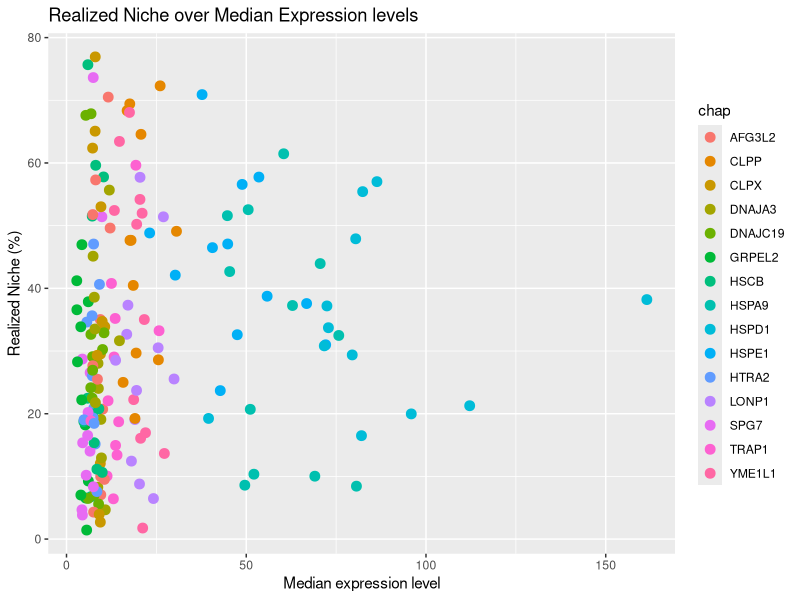
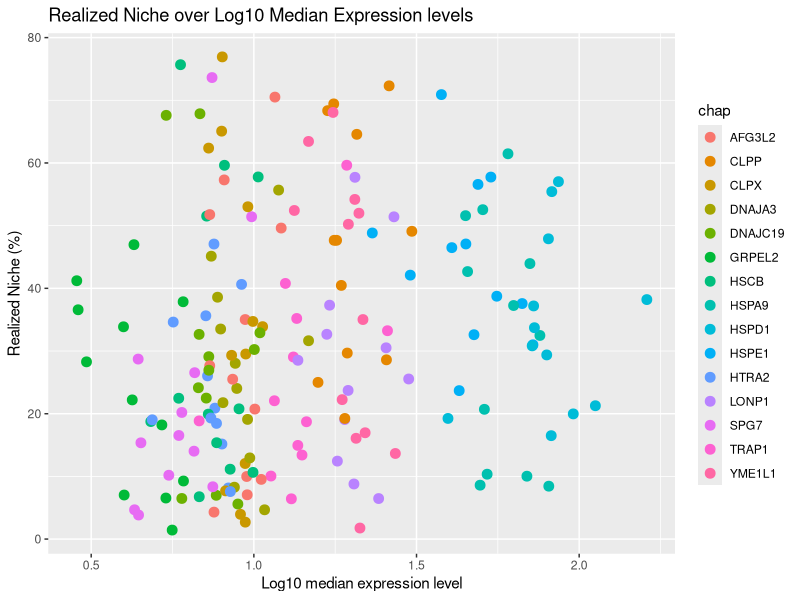

Reproduce these figures in R, in order. (Note: this script raises an error after producing the figures.)
#------------------------------
# read the *expression* and *folding percent*
# run mantel test on it
#------------------------------

#-------- includes --------
library(readxl)
library(ggplot2)
library(tibble)


#-------- read data -------------
# read folding data
folding_df <- read.csv("output/chap_folding_percent.csv", row.names = 1)

# read expression data
expr_df <- read.csv("output/chap_median_expressions.csv", row.names = 1)

# make sure the cols and rows are ordered is the same way
folding_df <- folding_df[,order(colnames(folding_df))]
folding_df <- folding_df[order(rownames(folding_df)),]
expr_df <- expr_df[,order(colnames(expr_df))]
expr_df <- expr_df[order(rownames(expr_df)),]


#-------- test correlation ------------
exp_vec <- as.vector(as.matrix(expr_df))
fold_vec <- as.vector(as.matrix(folding_df))
can_vec <- rep(colnames(expr_df), each = length(rownames(expr_df)))
ch_vec <- rep(rownames(expr_df), times=length(colnames(expr_df)))

tbl_all <- tibble(expression=exp_vec, fold=fold_vec, cancer=can_vec, chap=ch_vec)
ggplot(tbl_all, aes(x=expression, y=fold, color=chap))+
  geom_point(size=3)+
  ggtitle("Realized Niche over Median Expression levels")+
  ylab("Realized Niche (%)")+
  xlab("Median expression level")


st <- cor.test(exp_vec, fold_vec, method="spearman", exact=FALSE)
obs_pval <- st$p.value
obs_rval <- st$estimate


#-------- test correlation ׳with log10 ------------
log_exp_vec <- log10(exp_vec)
can_vec_2 <- rep(colnames(expr_df), each = length(rownames(expr_df)))
ch_vec_2 <- rep(rownames(expr_df), times=length(colnames(expr_df)))

tbl_all_2 <- tibble(expression=log_exp_vec, fold=fold_vec, cancer=can_vec_2, chap=ch_vec_2)
ggplot(tbl_all_2, aes(x=expression, y=fold, color=chap))+
  geom_point(size=3)+
  ggtitle("Realized Niche over Log10 Median Expression levels")+
  ylab("Realized Niche (%)")+
  xlab("Log10 median expression level")


st <- cor.test(log_exp_vec, fold_vec, method="spearman", exact=FALSE)
obs_pval <- st$p.value
obs_rval <- st$estimate

#-------- test correlation ׳with log10 for each chap ------------
currs <- tibble(chaperon=character(),
                p_value=numeric(), 
                r_value=numeric())
for (chp in rownames(expr_df)) {
  data <- tbl_all_2[tbl_all_2$chap == chp,]
  
  st <- cor.test(data$expression, data$fold, method="spearman", exact=FALSE)
  obs_pval <- st$p.value
  obs_rval <- st$estimate
  
  currs %<>% add_row(chaperon=chp, p_value=obs_pval, r_value=obs_rval)
  
  ggplot(data, aes(x=expression, y=fold))+
    geom_point(size=3)+
    ggtitle(paste(chp ,"realized Niche over Log10 Median Expression levels"))+
    ylab("Realized Niche (%)")+
    xlab("Log10 median expression level")
} 
currs # non show a significant correlation but YME1L1 with p=0.00824 r=-0.720
# YME1l1 also have the smallest potential

g <- ggplot(tbl_all_2, aes(x=expression, y=fold, color=chap)) +
     geom_point() + 
     ylab("Realized Niche (%)") + xlab("Log10 median expression level")+
     ggtitle("Realized Niche over Median Expression levels") +
    theme(
      legend.position="none",
      panel.spacing = unit(0.5, "lines"),
      strip.text.x = element_text(size = 10),
    ) +
     facet_wrap(~ chap)

#-------- run permutations to validate correlation ------------
# shuffle expression, fix fold, re-correlate
SIM_NUM <- 1000
set.seed(42)

pvals <- vector(mode='numeric',length=SIM_NUM)
rvals <- vector(mode='numeric',length=SIM_NUM)
bigger_then_obs <- 0
smaller_then_obs <- 0
for (i in 1:SIM_NUM) {
  print(i)
  perm <- sample(exp_vec, length(exp_vec), replace = FALSE)
  corr_st <- cor.test(perm, fold_vec, method="spearman", exact=FALSE)
  pvals[i] <- corr_st$p.value
  rvals[i] <- corr_st$estimate
  
  smaller_then_obs <- smaller_then_obs + (corr_st$p.value < obs_pval)
}

print("permutetion test p-value is:")
p <- smaller_then_obs/SIM_NUM
p

#save histogram plot for permutation test
pdf(file="output/expression_folding_correlation_results.pdf")

my_hist=hist(pvals , breaks=40  , plot=F)
plot(my_hist, col=rgb(0.2,0.2,0.2,0.2) , border=F , 
     main="Permutations p-values" , xlab="p-value", ylim=c(0,30) )
abline(v=obs_pval,col="blue",lwd=2, lty=6)
text(0.8, 30, paste("Permutation test p-value:", p))
text(0.8, 28.5, paste("Observed p-value:", round(obs_pval, 4)))

dev.off()
